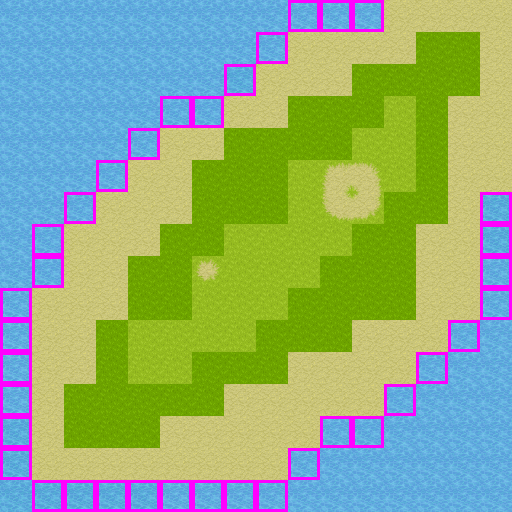

Below is a game level as drawn by its tile map, then a one-line description and the .tmx file that defines it, in full:
An orthogonal 16x16 tile map with 32x32 px tiles, 2 tile layers (Tile Layer 1, Collisions), 3 tilesets.

<map version="1.10" tiledversion="1.11.0" orientation="orthogonal" renderorder="right-down" width="16" height="16" tilewidth="32" tileheight="32" infinite="0" nextlayerid="6" nextobjectid="2">
 <tileset firstgid="1" source="[A]Grass_pipo.tsx" />
 <tileset firstgid="529" source="[A]Water_pipo.tsx" />
 <tileset firstgid="3601" source="barrier.tsx" />
 <layer id="1" name="Tile Layer 1" width="16" height="16">
  <data encoding="csv">
983,983,983,983,983,983,983,983,983,983,983,983,15,15,15,15,
983,983,983,983,983,983,983,983,983,15,15,15,15,207,207,15,
983,983,983,983,983,983,983,3287,15,15,15,207,207,207,207,15,
983,983,983,983,983,983,983,15,15,207,207,207,351,207,15,15,
983,983,983,983,983,15,15,207,207,207,207,351,351,207,15,15,
983,983,983,983,15,15,207,207,207,351,9,10,351,207,15,15,
983,983,983,15,15,15,207,207,207,351,17,18,207,207,15,3287,
983,983,15,15,15,207,207,351,351,351,351,207,207,15,15,3287,
983,983,15,15,207,207,1,351,351,351,207,207,207,15,15,983,
983,15,15,15,207,207,351,351,351,207,207,207,207,15,15,983,
983,15,15,207,351,351,351,351,207,207,207,15,15,15,983,983,
983,15,15,207,351,351,207,207,207,15,15,15,15,983,983,983,
983,15,207,207,207,207,207,15,15,15,15,15,983,983,983,983,
3287,15,207,207,207,15,15,15,15,15,983,983,983,983,983,983,
3287,15,15,15,15,15,15,15,15,983,983,983,983,983,983,983,
3287,3287,3287,3287,3287,983,983,983,983,983,983,983,983,983,983,983
</data>
 </layer>
 <layer id="5" name="Collisions" width="16" height="16">
  <data encoding="csv">
0,0,0,0,0,0,0,0,0,3601,3601,3601,0,0,0,0,
0,0,0,0,0,0,0,0,3601,0,0,0,0,0,0,0,
0,0,0,0,0,0,0,3601,0,0,0,0,0,0,0,0,
0,0,0,0,0,3601,3601,0,0,0,0,0,0,0,0,0,
0,0,0,0,3601,0,0,0,0,0,0,0,0,0,0,0,
0,0,0,3601,0,0,0,0,0,0,0,0,0,0,0,0,
0,0,3601,0,0,0,0,0,0,0,0,0,0,0,0,3601,
0,3601,0,0,0,0,0,0,0,0,0,0,0,0,0,3601,
0,3601,0,0,0,0,0,0,0,0,0,0,0,0,0,3601,
3601,0,0,0,0,0,0,0,0,0,0,0,0,0,0,3601,
3601,0,0,0,0,0,0,0,0,0,0,0,0,0,3601,0,
3601,0,0,0,0,0,0,0,0,0,0,0,0,3601,0,0,
3601,0,0,0,0,0,0,0,0,0,0,0,3601,0,0,0,
3601,0,0,0,0,0,0,0,0,0,3601,3601,0,0,0,0,
3601,0,0,0,0,0,0,0,0,3601,0,0,0,0,0,0,
0,3601,3601,3601,3601,3601,3601,3601,3601,0,0,0,0,0,0,0
</data>
 </layer>
</map>
